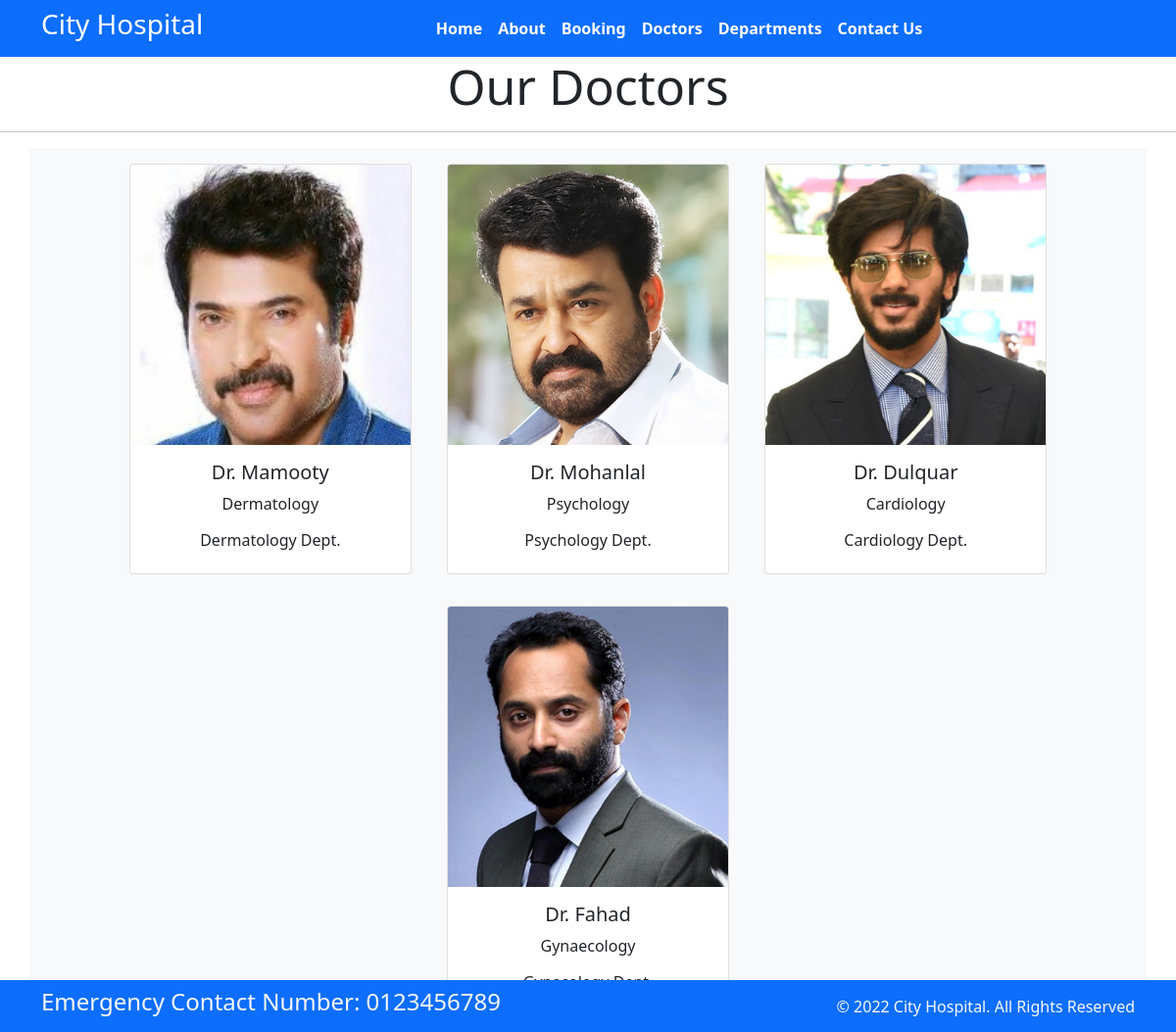
Page /doctors on the committed database.
### home/models.py (models this page shows, shortened)
class Doctor(models.Model):
    doc_name = models.CharField(max_length=100)
    doc_spec= models.CharField(max_length=100)
    dep_name= models.ForeignKey(Department,on_delete=models.CASCADE)
    doc_image= models.ImageField(upload_to='doctors')

class Department(models.Model):
    dep_name = models.CharField(max_length=155)
    dep_description = models.TextField(max_length=155)
    def __str__(self):
        return self.dep_name

### home/views.py (the view)
# urls.py: path('doctors',views.doctors,name='doctors'),
def doctors(request):
    instances = Doctor.objects.all()
    context ={
        'doctors':instances
    }
    return render(request,'doctors.html',context)

### templates/doctors.html (shortened to what this page needs)
{% extends 'base.html'%}
{% block content %}
<h1 class="text-center" style="font-size: 50px;">Our Doctors</h1>
<hr>
<div class="container text-center bg-light">
    {% for d in doctors %}
    <div class="card text-center mx-3 my-3" style="width: 18rem; display: inline-block;">
        <img src="{{d.doc_image.url}}" class="card-img-top" alt="...">
        <div class="card-body">
          <h5 class="card-title"> Dr. {{ d.doc_name}}</h5>
          <p class="card-text">{{ d.dep_name}}</p>
          <h6 class="card-title">{{ d.doc_spec}} Dept.</h6>
        </div>
      </div>
    {% endfor %}
</div>
{% endblock %}

### templates/base.html (shortened to what this page needs)
{% load static %}
<!DOCTYPE html>
<html>
  <head>
    <link rel="stylesheet"
      href=" https://cdn.jsdelivr.net/npm/bootstrap@5.1.3/dist/css/bootstrap.min.css ">
    <link rel="stylesheet"
      href="https://use.fontawesome.com/releases/v5.2.0/css/all.css">
    <link rel="stylesheet"
      href="{% static '/css/style.css'%}">
  </head>
  <body>
    <nav class="navbar bg-primary navbar-expand-md ">
      <div class="container">
        <div class="col-2 text-left pl-md-0">
          <h3 class="text-white"> City Hospital </h3>
        </div>
        <div
          class="collapse navbar-collapse justify-content-center col-md-8 navbar-collapse-3">
          <ul class="navbar-nav justify-content-center  fw-bold">
            <li class="nav-item active">
              <a class="nav-link text-white" href="{% url 'home' %}">Home </a>
            </li>
            <li class="nav-item">
              <a class="nav-link text-white" href="{% url 'about' %}">About</a>
            </li>
            <li class="nav-item">
              <a class="nav-link text-white" href="{% url 'booking' %}">Booking</a>
            </li>
            <li class="nav-item">
              <a class="nav-link text-white" href="{% url 'doctors' %}">Doctors</a>
            </li>
			 <li class="nav-item">
              <a class="nav-link text-white" href="{% url 'department' %}">Departments</a>
            </li>
            <li class="nav-item">
              <a class="nav-link text-white" href="{% url 'contact' %}">Contact Us</a>
            </li>
          </ul>
        </div>
      </div>
    </nav>
    {% block content %}{% endblock %}
    <section class="fixed-bottom">
      <footer class="pt-2 pb-2  bg-primary text-light">
        <div class="container">
          <div class="row align-items-center">
            <div class="col-12 col-md-8">
              <h4>Emergency Contact Number: 0123456789</h4>
            </div>
            <div class="col-12 col-md-4 mt-4 mt-md-0 text-center text-md-end">
              © 2022 City Hospital. All Rights Reserved
            </div>
          </div>
        </div>
      </footer>
    </section>
  </body>
</html>

### rows in the picture
Doctor: doc_image (picture), doc_name "Mamooty", dep_name "Dermatology", doc_spec "Dermatology"
Doctor: doc_image (picture), doc_name "Mohanlal", dep_name "Psychology", doc_spec "Psychology"
Doctor: doc_image (picture), doc_name "Dulquar", dep_name "Cardiology", doc_spec "Cardiology"
Doctor: doc_image (picture), doc_name "Fahad", dep_name "Gynaecology"
